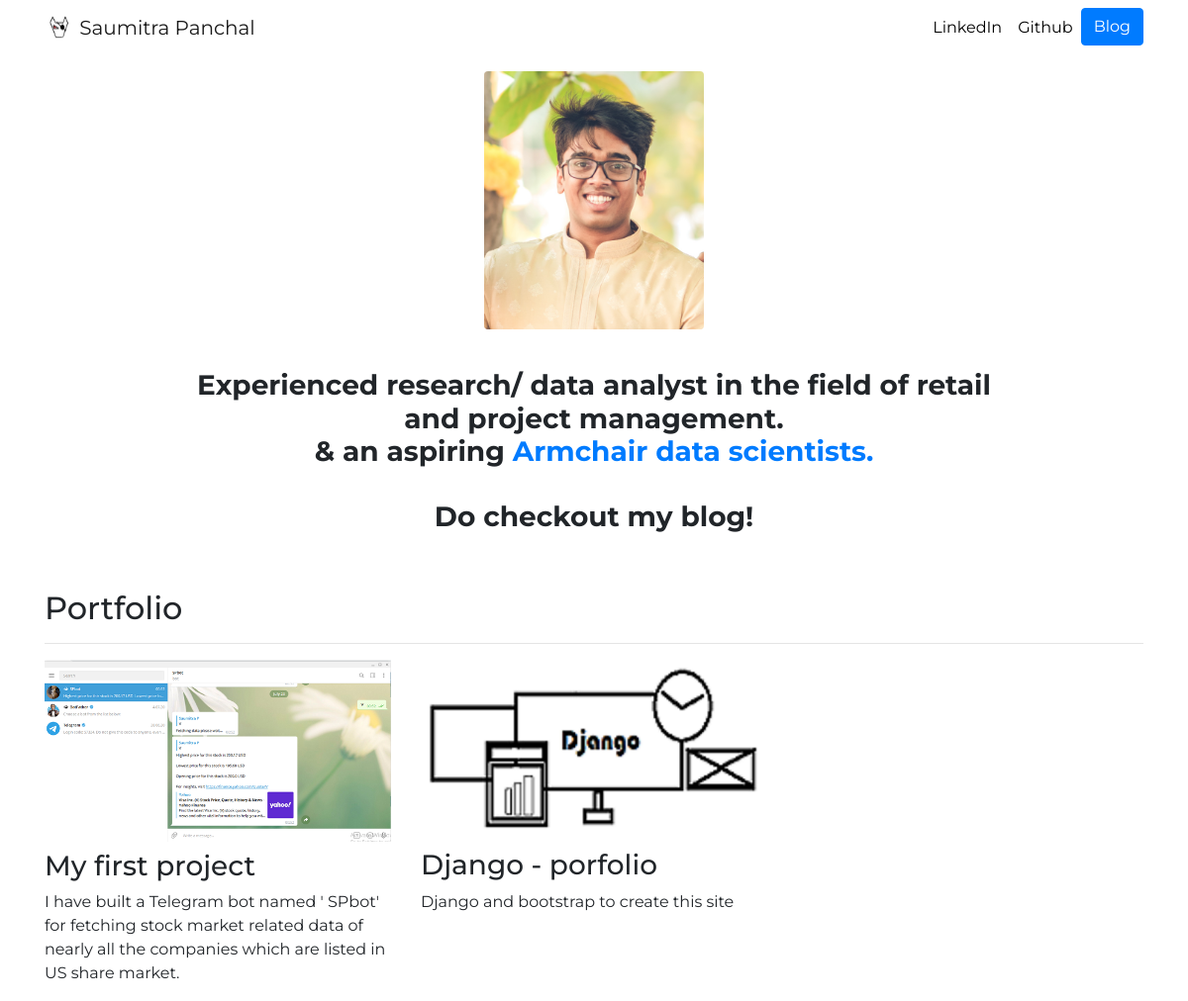
The page / on the database its author committed.
### portfolio/models.py (models this page shows)
class Project(models.Model):
    title = models.CharField(max_length = 100)
    description = models.CharField(max_length = 250)
    image = models.ImageField(upload_to='portfolio/images/')
    url = models.URLField(blank=True)

### portfolio/views.py (the view)
# urls.py: 2. Add a URL to urlpatterns:  path('', views.home, name='home')
def home(request):
    projects = Project.objects.all()
    return render(request, 'portfolio/home.html',{'projects':projects})

### portfolio/templates/portfolio/home.html
{% extends "portfolio/base.html" %}
{% load static %}
{% block content %}
<div class="row justify-content-center my-3">
  <div class="col-5">
    <img src="{% static 'portfolio/DSC07336.JPG' %}" class="rounded mx-auto d-block" alt="Responsive image" width="50%">
  </div>
</div>
<br>
<div class="row justify-content-center mb-3">
  <div class="col-md-9 text-center">
    <h3 class="text-center font-weight-bold">Experienced research/ data analyst in the field of retail and project management.
      <br>& an aspiring <a href="https://www.forbes.com/sites/bernardmarr/2020/02/24/the-9-best-free-online-data-science-courses-in-2020/#6c014e392bbf" target="_blank">Armchair data scientists.</a></h3>
    <br>
    <h3 class="text-center font-weight-bold">Do checkout my blog!</h3>
  </div>
</div>
<h2 class="mt-5">Portfolio</h2>
<hr>
<div class="row">
  {% for project in projects %}
  <div class="col-lg-4 col-md-6">
    {% if project.url %}
    <a href="{{ project.url }}">
      <img src="{{ project.image.url }}" class="img-fluid mb-2">
    </a>
    {% else %}
    <img src="{{ project.image.url }}" class="img-fluid mb-2">
    {% endif %}
    <h3>{{ project.title }}</h3>
    <p>{{ project.description }}</p>
  </div>
  {% endfor %}
</div>
{% endblock %}

### portfolio/static/portfolio/custom.css (style rules this page uses)
body { font-family: 'Architects Daughter', cursive; font-family: 'Montserrat', sans-serif; }

### rows shown on the page
Project: image (picture), title "My first project", description "I have built a Telegram bot named ' SPbot' for fetching stock market related data of nearly all the companies which are listed in US share market."
Project: image (picture), title "Django - porfolio", description "Django and bootstrap to create this site"
